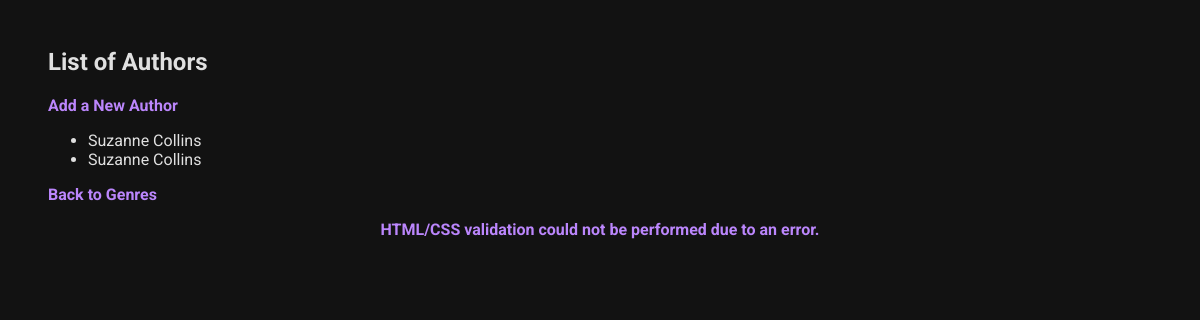
The page /books/authors/ on the database as committed earlier.
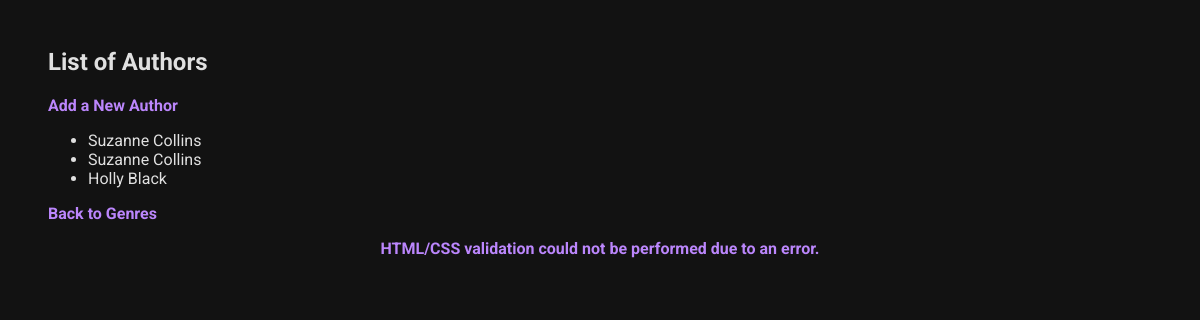
The same page on the database as committed later.
### books/models.py (models this page shows, shortened)
class Author(models.Model):
    name = models.CharField(max_length=200)

### books/views.py (the view)
# urls.py: path('authors/', views.AuthorListView.as_view(), name='author_list'),
class AuthorListView(generic.ListView):
    model = Author
    template_name = 'books/author_list.html'
    context_object_name = 'authors'
    fields = '__all__'
    success_url = reverse_lazy("books:genre_list")

### books/templates/books/author_list.html
{% extends 'base.html' %}
{% block content %}
    <h2>List of Authors</h2>
    <a href="{% url 'books:author_create' %}">Add a New Author</a>
    <ul>
        {% for author in authors %}
            <li>{{ author.name }}</li>
        {% endfor %}
    </ul>
    <a href="{% url 'books:genre_list' %}">Back to Genres</a>
{% endblock %}

Rows that differ between the two databases and show on the page:
added Author: name "Holly Black"
